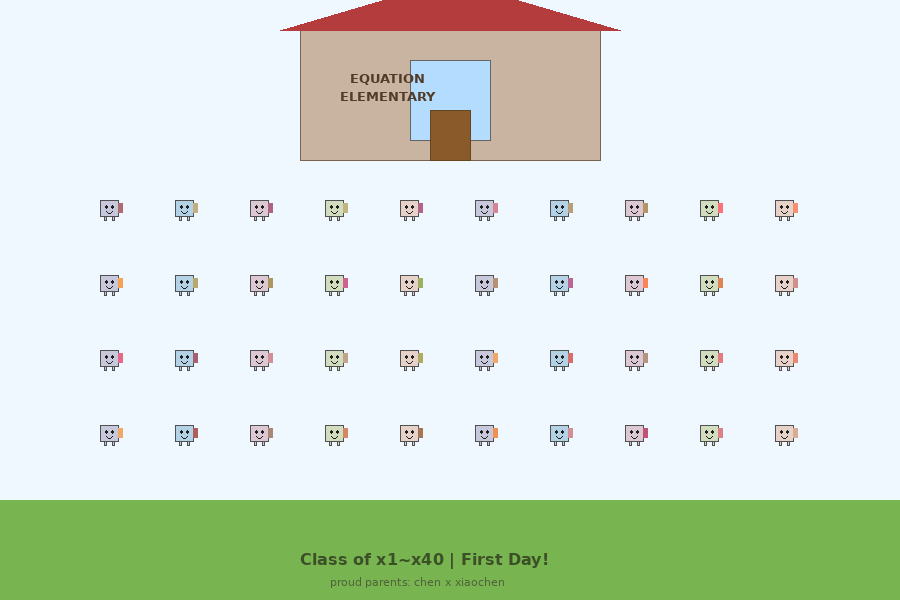

The Python source for this figure:
from PIL import Image, ImageDraw, ImageFont
import random

img = Image.new('RGB', (900, 600), (240, 248, 255))
draw = ImageDraw.Draw(img)

draw.rectangle([300, 30, 600, 160], fill=(200, 180, 160), outline=(120, 100, 80))
draw.rectangle([410, 60, 490, 140], fill=(180, 220, 255), outline=(100, 100, 100))
draw.rectangle([430, 110, 470, 160], fill=(139, 90, 43), outline=(100, 70, 30))
draw.polygon([(280, 30), (450, -20), (620, 30)], fill=(180, 60, 60))

try:
    font = ImageFont.truetype("/usr/share/fonts/truetype/dejavu/DejaVuSans-Bold.ttf", 16)
    sfont = ImageFont.truetype("/usr/share/fonts/truetype/dejavu/DejaVuSans.ttf", 11)
    tfont = ImageFont.truetype("/usr/share/fonts/truetype/dejavu/DejaVuSans-Bold.ttf", 13)
except:
    font = sfont = tfont = ImageFont.load_default()

draw.text((350, 70), "EQUATION", fill=(80, 60, 40), font=tfont)
draw.text((340, 88), "ELEMENTARY", fill=(80, 60, 40), font=tfont)

draw.rectangle([0, 500, 900, 600], fill=(120, 180, 80))

colors = [(200,200,220), (180,210,230), (220,200,210), (210,220,190), (230,210,200)]

for row in range(4):
    for col in range(10):
        idx = row * 10 + col
        bx = 100 + col * 75
        by = 200 + row * 75
        c = colors[idx % len(colors)]
        draw.rectangle([bx, by, bx+18, by+16], fill=c, outline=(80,80,80))
        draw.ellipse([bx+5, by+5, bx+7, by+8], fill=(30,30,30))
        draw.ellipse([bx+11, by+5, bx+13, by+8], fill=(30,30,30))
        draw.arc([bx+6, by+8, bx+12, by+13], 0, 180, fill=(30,30,30))
        draw.rectangle([bx+4, by+16, bx+6, by+20], fill=c, outline=(80,80,80))
        draw.rectangle([bx+12, by+16, bx+14, by+20], fill=c, outline=(80,80,80))
        draw.rectangle([bx+18, by+3, bx+22, by+12], fill=(random.randint(150,255), random.randint(80,180), random.randint(80,150)))

draw.text((300, 550), "Class of x1~x40 | First Day!", fill=(60, 80, 40), font=font)
draw.text((330, 575), "proud parents: chen x xiaochen", fill=(80, 100, 60), font=sfont)

img.save('first_day_school.png')
print("done - first_day_school.png")
